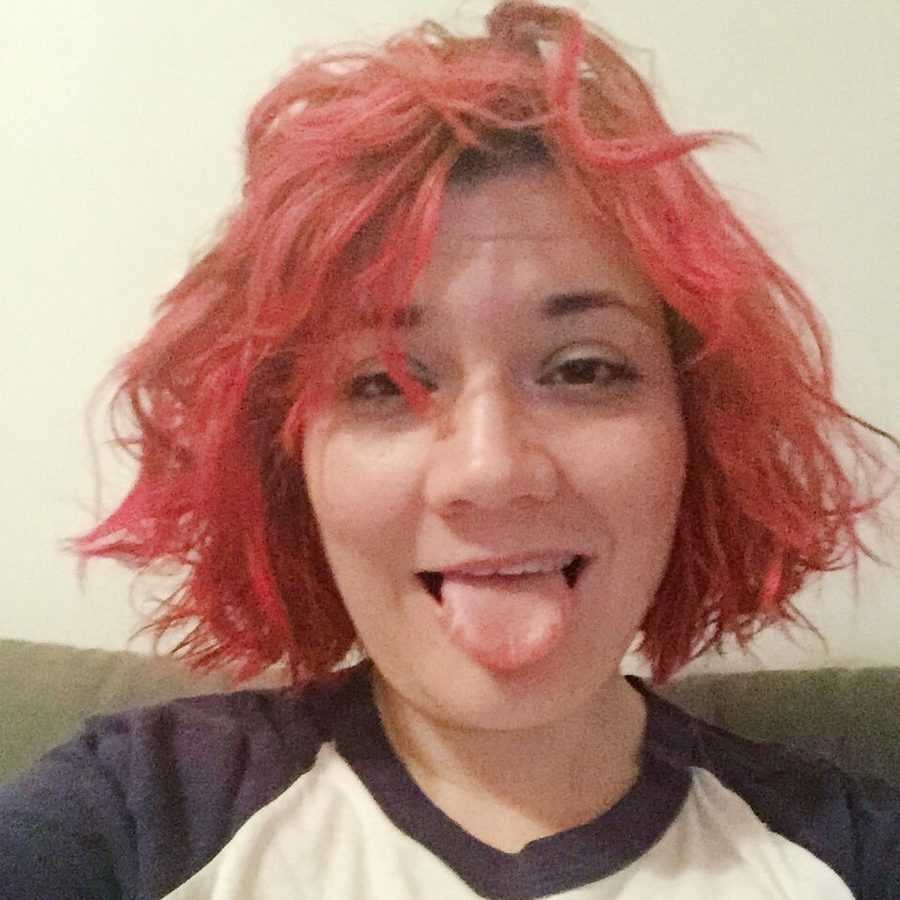
#> input picture site/media/faces/005.jpg, 900 x 900 px, found by its file name; its folder holds only this picture in this run
$ python faces.py
#> lines starting #> are read from the running program, lines starting #| are printed output that depends on the picture
"""
Builds the photo booth on the front page from a folder of selfies.

    pip install "opencv-python-headless<5" pillow
    python3 tools/faces.py inbox/faces

For each photo it finds the face (or uses the box in faces-fix.json, for photos the
detector gets wrong), crops a square around it so every face lands in about the same
spot, saves it to site/media/faces/, and picks out the photo's strongest color, which
the page uses for its background. New photos are added to the ones already there, and
site/content/faces.js is rewritten in hair-color order, so moving across the page runs
through the colors. To take a photo out, delete its line from faces.js.

faces-fix.json, in the same folder as the photos, looks like this, with everything
measured as a share of the photo's width and height:
    { "IMG_0042.jpg": { "cx": 0.5, "cy": 0.4, "fw": 0.35, "color": "#e0218a" },
      "IMG_0043.jpg": { "color": "#2f6f73" }, "IMG_0044.jpg": "skip" }
cx and cy are the middle of the face, fw is how wide the face is. color is the hair color,
for when the one it picks isn't right.
"""
import colorsys
import json
import os
import sys

import cv2
from PIL import Image, ImageOps

ROOT = os.path.join(os.path.dirname(os.path.abspath(__file__)), '..')
OUT = os.path.join(ROOT, 'site', 'media', 'faces')
LIST = os.path.join(ROOT, 'site', 'content', 'faces.js')
SIZE = 900
FACE_SHARE = 0.52  # how much of the square the face takes up


def detect(path):
    img = cv2.imread(path)
    h, w = img.shape[:2]
    g = cv2.equalizeHist(cv2.cvtColor(img, cv2.COLOR_BGR2GRAY))
    cascade = cv2.CascadeClassifier(cv2.data.haarcascades + 'haarcascade_frontalface_default.xml')
    faces = cascade.detectMultiScale(g, 1.08, 5, minSize=(int(min(w, h) * .12),) * 2)
    if len(faces) == 0:
        return None
    x, y, fw, fh = max(faces, key=lambda r: r[2] * r[3])
    return {'cx': (x + fw / 2) / w, 'cy': (y + fh / 2) / h, 'fw': fw / w}


def crop(im, box):
    w, h = im.size
    side = min(box['fw'] * w / FACE_SHARE, w, h)
    cx, cy = box['cx'] * w, box['cy'] * h
    left = min(max(0, cx - side / 2), w - side)
    top = min(max(0, cy - side / 2), h - side)
    return im.crop((round(left), round(top), round(left + side), round(top + side))).resize((SIZE, SIZE), Image.LANCZOS)


def strongest_color(im):
    """The most colorful common color in the top two thirds (where the hair is)."""
    small = im.resize((90, 90)).crop((0, 0, 90, 60)).convert('RGB')
    pal = small.quantize(colors=8, method=Image.Quantize.MEDIANCUT)
    colors = pal.getpalette()[:24]
    counts = sorted(pal.getcolors(), reverse=True)
    best, score = (40, 36, 38), -1
    for count, idx in counts:
        r, g, b = colors[idx * 3: idx * 3 + 3]
        hh, ll, ss = colorsys.rgb_to_hls(r / 255, g / 255, b / 255)
        s = ss * (1 - abs(ll - .5) * 1.4) * (count ** .5)
        if s > score:
            best, score = (r, g, b), s
    r, g, b = best
    hh, ll, ss = colorsys.rgb_to_hls(r / 255, g / 255, b / 255)
    # Keep it bold enough to be a background, and soft enough to sit behind type.
    ll = min(max(ll, .32), .62)
    ss = max(ss, .35) if ss > .12 else ss
    r, g, b = colorsys.hls_to_rgb(hh, ll, ss)
    return '#%02x%02x%02x' % (round(r * 255), round(g * 255), round(b * 255)), hh, ss


def main():
    src = sys.argv[1] if len(sys.argv) > 1 else os.path.join(ROOT, 'inbox', 'faces')
    fix_path = os.path.join(src, 'faces-fix.json')
    fixes = json.load(open(fix_path)) if os.path.exists(fix_path) else {}
    os.makedirs(OUT, exist_ok=True)
    # Start from the photos already in the booth, so new ones are added to them.
    frames = []
    if os.path.exists(LIST):
        t = open(LIST).read()
        for x in json.loads(t[t.index('['):t.rindex(']') + 1]):
            r, g, b = (int(x['color'][i:i + 2], 16) / 255 for i in (1, 3, 5))
            hue, _, sat = colorsys.rgb_to_hls(r, g, b)
            frames.append({'src': x['src'], 'color': x['color'], 'hue': hue, 'sat': sat})
    for f in sorted(os.listdir(src)):
        if not f.lower().endswith(('.jpg', '.jpeg', '.png')):
            continue
        fix = fixes.get(f) or {}
        if fix == 'skip':
            print('skipped', f)
            continue
        box = fix if 'cx' in fix else detect(os.path.join(src, f))
#> in detect, img is the input picture: shape (900, 900, 3); mean B, G, R 120.5, 134.3, 173.9
#> in detect, `g = cv2.equalizeHist(cv2.cvtColor(img, cv2.COLOR_BGR2GRAY))`:
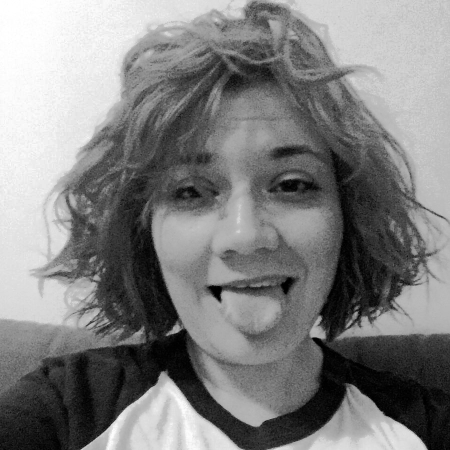
#> g: shape (900, 900) (shown at 1/2 size); min 0, max 255, mean 128.2
#> in detect, `faces = cascade.detectMultiScale(g, 1.08, 5, minSize=(int(min(w, h) * ..`: faces = [[229, 184, 510, 510]]
#> in detect, `x, y, fw, fh = max(faces, key=lambda r: r[2] * r[3])`: x = 229; y = 184; fw = 510
#> box = {'cx': 0.538, 'cy': 0.488, 'fw': 0.567}
        if box is None:
            print('skipped', f, '(no face found; add it to faces-fix.json)')
            continue
        im = ImageOps.exif_transpose(Image.open(os.path.join(src, f))).convert('RGB')
        sq = crop(im, box)
#> in crop, `side = min(box['fw'] * w / FACE_SHARE, w, h)`: side = 900
#> in crop, `cx, cy = box['cx'] * w, box['cy'] * h`: cx = 484; cy = 439
#> in crop, `left = min(max(0, cx - side / 2), w - side)`: left = 0
        name = os.path.splitext(f)[0].lower().replace(' ', '-') + '.jpg'
        sq.save(os.path.join(OUT, name), 'JPEG', quality=82, optimize=True, progressive=True)
        color, hue, sat = strongest_color(sq)
#> in strongest_color, `small = im.resize((90, 90)).crop((0, 0, 90, 60)).convert('RGB')`:
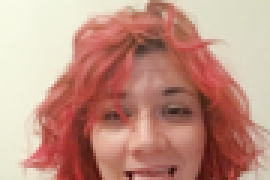
#> small: PIL image 90x60 RGB (shown 3 times larger); mean R, G, B 193, 146, 130.9
#> in strongest_color, `pal = small.quantize(colors=8, method=Image.Quantize.MEDIANCUT)`:
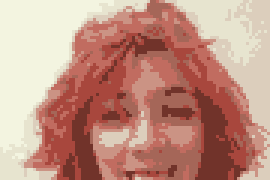
#> pal: PIL image 90x60 P (shown 3 times larger); mean R, G, B 194.1, 146.2, 131.4
#> in strongest_color, `colors = pal.getpalette()[:24]`: colors = [243, 244, 224, 231, 228, 207, 220, 206, 188, 203, 147, 132, 193, 108, 96, 165, 102, 88, 168, 71, 61, 113, 51, 42]
#> in strongest_color, `counts = sorted(pal.getcolors(), reverse=True)`: counts = [(926, 0), (785, 4), (772, 6), (653, 2), (610, 5), (587, 3), (577, 7), (490, 1)]
#> the loop in strongest_color, `for count, idx in counts:` made 8 passes
#> (count, idx, r, g, b, hh, ll, ss) on passes 1 to 3: (926, 0, 243, 244, 224, 0.175, 0.918, 0.476), (785, 4, 193, 108, 96, 0.0206, 0.567, 0.439), (772, 6, 168, 71, 61, 0.0156, 0.449, 0.467)
#> after the loop in strongest_color, `for count, idx in counts:`: score = 12.06
#> in strongest_color, `r, g, b = best`: r = 168; g = 71; b = 61
#> in strongest_color, `hh, ll, ss = colorsys.rgb_to_hls(r / 255, g / 255, b / 255)`: hh = 0.0156; ll = 0.449; ss = 0.467
#> in strongest_color, `r, g, b = colorsys.hls_to_rgb(hh, ll, ss)`: r = 0.659; g = 0.278; b = 0.239
#> color = '#a8473d'; hue = 0.0156; sat = 0.467
        if fix.get('color'):  # a hair color picked by hand wins
            color = fix['color']
            r, g, b = (int(color[i:i + 2], 16) / 255 for i in (1, 3, 5))
            hue, _, sat = colorsys.rgb_to_hls(r, g, b)
        frames = [x for x in frames if x['src'] != 'media/faces/' + name]
        frames.append({'src': 'media/faces/' + name, 'color': color, 'hue': hue, 'sat': sat})
        print('ok', f, color)
#| ok 005.jpg #a8473d
    # Colorful ones in hue order, starting at red, then the dark and plain ones at the end.
    bright = sorted([x for x in frames if x['sat'] > .3], key=lambda x: (x['hue'] + .04) % 1)
#> bright = 1 item
    plain = [x for x in frames if x['sat'] <= .3]
#> plain = []
    ordered = [{'src': x['src'], 'color': x['color']} for x in bright + plain]
#> ordered = 1 item
    with open(LIST, 'w') as out:
        out.write('// Made by tools/faces.py. The photo booth on the front page, in hair-color order.\n')
        out.write('window.SAB_FACES = ' + json.dumps(ordered, indent=1) + ';\n')
    print(len(ordered), 'frames')
#| 1 frames


if __name__ == '__main__':
    main()

$ run again, on site/media/faces/122.jpg
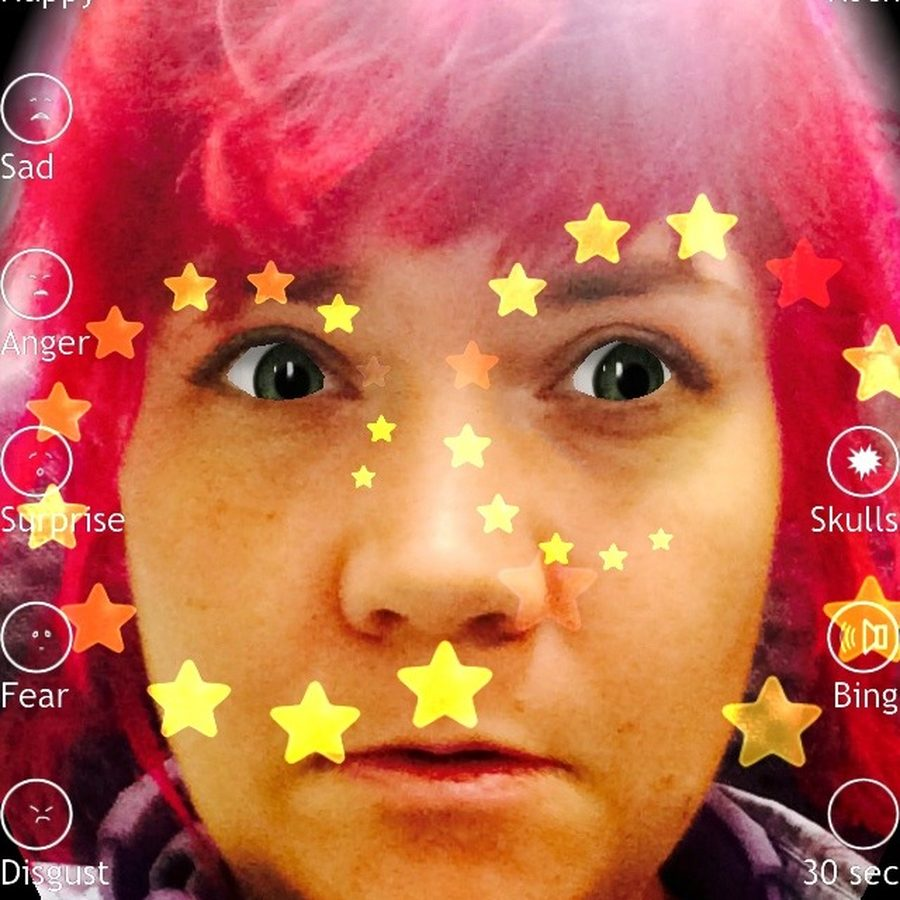
#> input picture site/media/faces/122.jpg, 900 x 900 px, found by its file name
#> in detect, img is the input picture: shape (900, 900, 3); mean B, G, R 80.6, 102.5, 194.6
#> in detect, `g = cv2.equalizeHist(cv2.cvtColor(img, cv2.COLOR_BGR2GRAY))`:
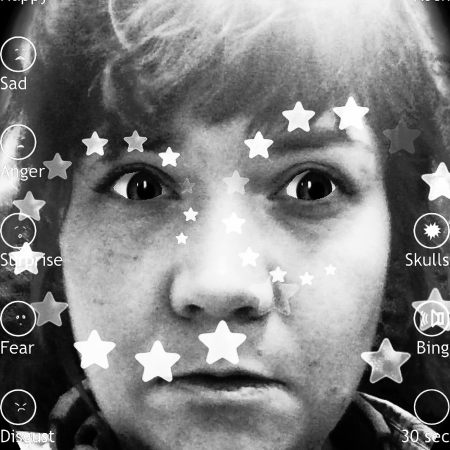
#> g: shape (900, 900) (shown at 1/2 size); min 0, max 255, mean 127.8
#> faces = [[62, 111, 776, 776]]
#> x = 62; y = 111; fw = 776
#> box = {'cx': 0.5, 'cy': 0.554, 'fw': 0.862}
#> side = 900
#> cx = 450; cy = 499
#> left = 0
#> in strongest_color, `pal = small.quantize(colors=8, method=Image.Quantize.MEDIANCUT)`:
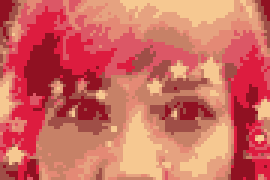
#> pal: PIL image 90x60 P (shown 3 times larger); mean R, G, B 207.7, 106, 96.4
#> colors = [246, 200, 145, 230, 162, 128, 228, 137, 117, 199, 129, 103, 220, 87, 102, 221, 28, 63, 159, 78, 71, 144, 17, 34]
#> counts = [(821, 3), (746, 5), (712, 1), (686, 4), (672, 0), (615, 7), (614, 2), (534, 6)]
#> the loop in strongest_color, `for count, idx in counts:` made 8 passes
#> (count, idx, r, g, b, hh, ll, ss) on passes 1 to 2: (821, 3, 199, 129, 103, 0.0451, 0.592, 0.462), (746, 5, 221, 28, 63, 0.97, 0.488, 0.775)
#> after the loop in strongest_color, `for count, idx in counts:`: score = 20.82
#> in strongest_color, `r, g, b = best`: r = 221; g = 28; b = 63
#> in strongest_color, `hh, ll, ss = colorsys.rgb_to_hls(r / 255, g / 255, b / 255)`: hh = 0.97; ll = 0.488; ss = 0.775
#> in strongest_color, `r, g, b = colorsys.hls_to_rgb(hh, ll, ss)`: r = 0.867; g = 0.11; b = 0.247
#> color = '#dd1c3f'; hue = 0.97; sat = 0.775
#| ok 122.jpg #dd1c3f
#> bright = 1 item
#> plain = []
#> ordered = 1 item
#| 1 frames

$ run again, on site/media/faces/124.jpg
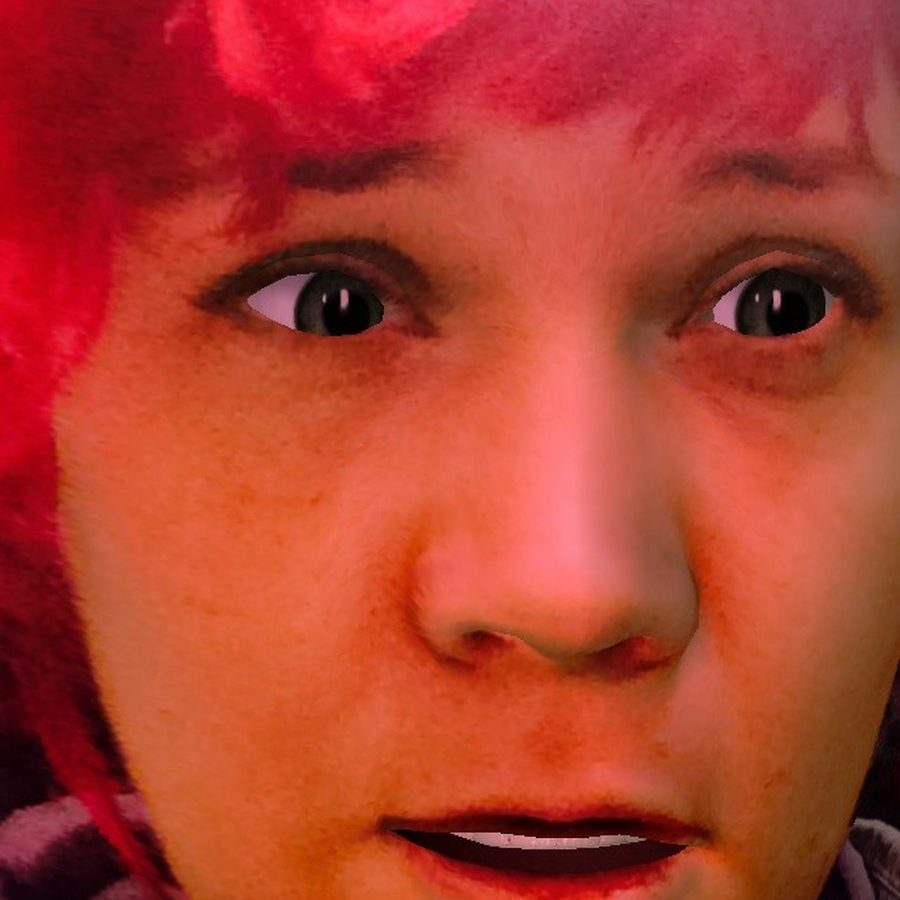
#> input picture site/media/faces/124.jpg, 900 x 900 px, found by its file name
#> in detect, img is the input picture: shape (900, 900, 3); mean B, G, R 45.7, 60.7, 176
#> in detect, `g = cv2.equalizeHist(cv2.cvtColor(img, cv2.COLOR_BGR2GRAY))`:
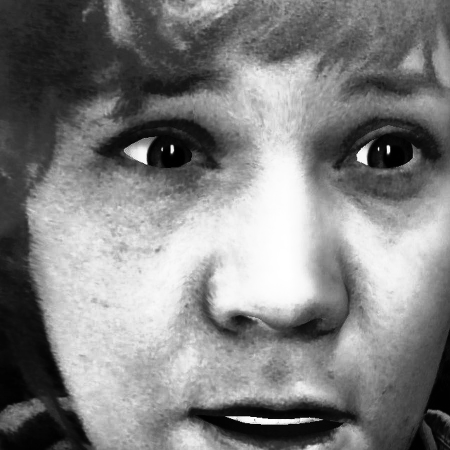
#> g: shape (900, 900) (shown at 1/2 size); min 0, max 255, mean 128.6
#> faces = [[453, 144, 151, 151]]
#> x = 453; y = 144; fw = 151
#> box = {'cx': 0.587, 'cy': 0.244, 'fw': 0.168}
#> side = 290.4
#> cx = 528.5; cy = 219.5
#> left = 383.3
#> top = 74.31
#> in strongest_color, `pal = small.quantize(colors=8, method=Image.Quantize.MEDIANCUT)`:
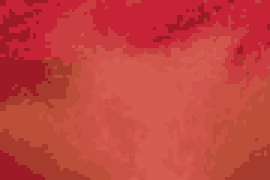
#> pal: PIL image 90x60 P (shown 3 times larger); mean R, G, B 195.3, 66.5, 62.6
#> colors = [213, 92, 80, 209, 85, 77, 201, 82, 68, 188, 78, 58, 202, 62, 66, 199, 35, 55, 167, 59, 45, 159, 26, 39]
#> counts = [(945, 5), (802, 3), (770, 0), (750, 2), (685, 1), (559, 4), (453, 6), (436, 7)]
#> the loop in strongest_color, `for count, idx in counts:` made 8 passes
#> (count, idx, r, g, b, hh, ll, ss) on pass 1: (945, 5, 199, 35, 55, 0.98, 0.459, 0.701)
#> after the loop in strongest_color, `for count, idx in counts:`: score = 20.3
#> in strongest_color, `r, g, b = best`: r = 199; g = 35; b = 55
#> in strongest_color, `hh, ll, ss = colorsys.rgb_to_hls(r / 255, g / 255, b / 255)`: hh = 0.98; ll = 0.459; ss = 0.701
#> in strongest_color, `r, g, b = colorsys.hls_to_rgb(hh, ll, ss)`: r = 0.78; g = 0.137; b = 0.216
#> color = '#c72337'; hue = 0.98; sat = 0.701
#| ok 124.jpg #c72337
#> bright = 1 item
#> plain = []
#> ordered = 1 item
#| 1 frames
